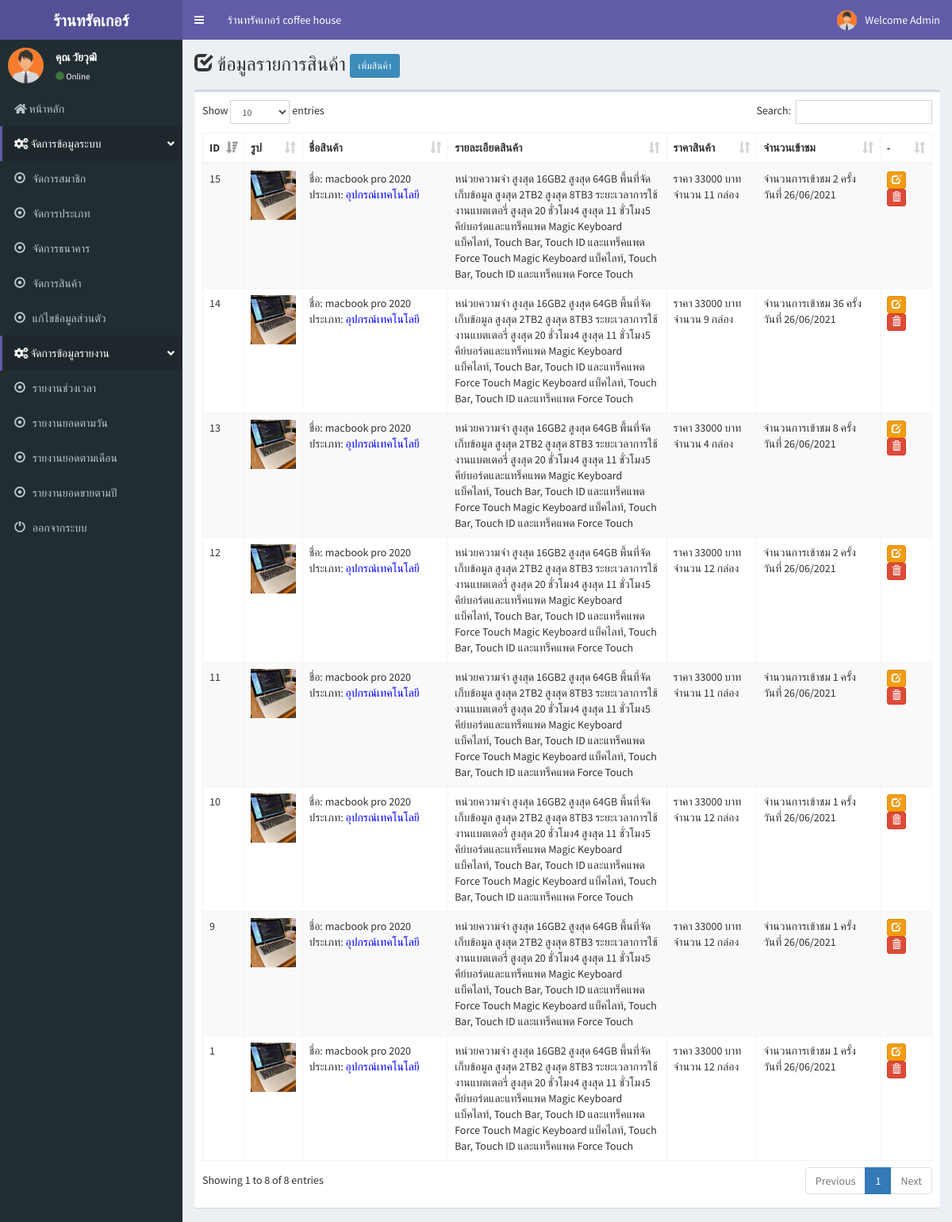
/admin/product.php (signed in), run on the app's committed database.
### tables this page shows
CREATE TABLE `tbl_member` (
  `member_id` int(11) NOT NULL,
  `m_user` varchar(20) NOT NULL,
  `m_pass` varchar(20) NOT NULL,
  `m_level` varchar(50) NOT NULL,
  `m_name` varchar(100) NOT NULL,
  `m_email` varchar(100) NOT NULL,
  `m_tel` varchar(20) NOT NULL,
  `m_address` varchar(200) NOT NULL,
  `m_img` varchar(250) NOT NULL,
  `date_save` timestamp NOT NULL DEFAULT CURRENT_TIMESTAMP
);

CREATE TABLE `tbl_product` (
  `p_id` int(11) NOT NULL,
  `p_name` varchar(200) NOT NULL,
  `type_id` int(11) NOT NULL,
  `p_detail` text NOT NULL,
  `p_img` varchar(200) NOT NULL,
  `p_price` int(11) NOT NULL,
  `p_qty` varchar(11) NOT NULL,
  `p_unit` varchar(20) NOT NULL,
  `p_view` int(10) NOT NULL DEFAULT '0',
  `datesave` timestamp NOT NULL DEFAULT CURRENT_TIMESTAMP
);

CREATE TABLE `tbl_type` (
  `type_id` int(11) NOT NULL,
  `type_name` varchar(100) NOT NULL
);

### admin/product_list.php (the view, shortened to what this page needs)
<?php
$query = "SELECT * FROM tbl_product as p
INNER JOIN tbl_type as t ON p.type_id = t.type_id
ORDER BY p.p_id DESC" or die("Error:" . mysqli_error());
$result = mysqli_query($con, $query);
echo ' <table id="example1" class="table table-bordered table-striped">';
  echo "<thead>";
    echo "<tr class=''>
      <th width='3%'  class='hidden-xs'>ID</th>
      <th width='8%' class='hidden-xs'>รูป</th>
       <th width='20%'>ชื่อสินค้า</th>
       <th width='30%' class='hidden-xs'>รายละเอียดสินค้า</th>
      <th>ราคาสินค้า</th>
       <th>จำนวนเข้าชม</th>
      <th width='7%'>-</th>
    </tr>";
  echo "</thead>";
  while($row = mysqli_fetch_array($result)) {
  echo "<tr>";
    echo "<td  class='hidden-xs'>" .$row["p_id"] .  "</td> ";
    echo "<td class='hidden-xs'>"."<img src='../p_img/".$row['p_img']."' width='100%'>"."</td>";
    echo "<td> ชื่อ: " .$row["p_name"] .
    "<br>ประเภท: <font color='blue'>".$row["type_name"] ."</font>".
      "</td class='hidden-xs'> ";
    echo "<td class='hidden-xs'>" .$row["p_detail"] ."</td> ";
       echo "<td> ราคา " .$row["p_price"] ." บาท".    "<br>จำนวน ".$row["p_qty"]." ".$row["p_unit"].
      "</td> ";
      echo "<td> จำนวนการเข้าชม " .$row["p_view"] ." ครั้ง".
    "<br>วันที่ ".date('d/m/Y',strtotime($row["datesave"])).
      "</td> ";
        echo "<td><a href='product.php?act=edit&ID=$row[p_id]' class='btn btn-warning btn-xs'><span class='glyphicon glyphicon-edit'></span></a>
        <a href='product_del_db.php?ID=$row[p_id]' onclick=\"return confirm('ยันยันการลบ')\" class='btn btn-danger btn-xs'><span class='glyphicon glyphicon-trash'></span></a>
    </td> ";
  }
echo "</table>";
?>

### admin/menutop.php (shortened to what this page needs)
<header class="main-header">
  <a href="" class="logo">
    <span class="logo-lg"><b>ร้านทรัคเกอร์
    </b></span>
  </a>
  <nav class="navbar navbar-static-top" role="navigation">
    <a href="#" class="sidebar-toggle" data-toggle="push-menu" role="button">
    </a>
    <div class="navbar-custom-menu">
      <ul class="nav navbar-nav">
         <li class="dropdown user user-menu">
              <a href="#" class="dropdown-toggle" data-toggle="dropdown">
                <img src="../m_img/<?php echo $row['m_img'];?>" width="25" height="25" class="img-circle user-image" alt="User Image">
                <span class="hidden-xs">Welcome Admin</span>
              </a>
            </li>
      </ul>
    </div>
        <div class="collapse navbar-collapse pull-left" id="navbar-collapse">
          <ul class="nav navbar-nav">
             <li><a href="index.php">ร้านทรัคเกอร์ coffee house</a></li>
              </ul>
        </div>
  </nav>
</header>

### admin/menu_l.php
 <aside class="main-sidebar">
  <section class="sidebar">
    <div class="user-panel">
      <div class="pull-left image">
        <img src="../m_img/<?php echo $m_img; ?>" class="img-circle" alt="User Image">
      </div>
      <div class="pull-left info">
        <p>คุณ <?php echo $m_name; ?></p>
        <a href="#"><i class="fa fa-circle text-success"></i> Online</a>
      </div>
    </div>
    <ul class="sidebar-menu" data-widget="tree">
        <li>
        <a href="index.php"><i class="fa fa-home"></i>
          <span> หน้าหลัก</span>
        </a>
      </li>
           <li class="active">
        <a href=""><i class="fa fa-cogs"></i> <span>จัดการข้อมูลระบบ</span>
        <span class="pull-right-container">
          <i class="fa fa-angle-down pull-right"></i>
        </span>
      </a>
    </li>
      <li>
        <a href="member.php"><i class="glyphicon glyphicon-record"></i>
          <span> จัดการสมาชิก</span>
        </a>
      </li>
      <li>
        <a href="type.php"><i class="glyphicon glyphicon-record"></i>
          <span> จัดการประเภท </span>
        </a>
      </li>
      <li>
        <li>
        <a href="bank.php"><i class="glyphicon glyphicon-record"></i>
          <span> จัดการธนาคาร </span>
        </a>
      </li>
      <li>
        <a href="product.php"><i class="glyphicon glyphicon-record"></i>
          <span> จัดการสินค้า </span>
        </a>
      </li>
        <li>
        <a href="member_profile.php"><i class="glyphicon glyphicon-record"></i>
          <span> แก้ไขข้อมูลส่วนตัว </span>
        </a>
      </li>
           <li class="active">
        <a href=""><i class="fa fa-cogs"></i> <span>จัดการข้อมูลรายงาน</span>
        <span class="pull-right-container">
          <i class="fa fa-angle-down pull-right"></i>
        </span>
      </a>
        <li>
        <a href="report.php"><i class="glyphicon glyphicon-record"></i>
          <span> รายงานช่วงเวลา </span>
        </a>
      </li>
         <li>
        <a href="report_d.php"><i class="glyphicon glyphicon-record"></i>
          <span> รายงานยอดตามวัน </span>
        </a>
      </li>
      <li>
        <a href="report_m.php"><i class="glyphicon glyphicon-record"></i>
          <span> รายงานยอดตามเดือน </span>
        </a>
      </li>
      <li>
        <a href="report_y.php"><i class="glyphicon glyphicon-record"></i>
          <span> รายงานยอดขายตามปี </span>
        </a>
      </li>
      <li>
        <a href="../logout.php" onclick="return confirm('คุณต้องการออกจากระบบหรือไม่ ?');"><i class="glyphicon glyphicon-off"></i>
          <span> ออกจากระบบ</span>
        </a>
      </li>
    </ul>
  </section>
</aside>

### data on the page
tbl_member: m_img (picture), m_name "วัยวุฒิ"
tbl_product: p_id "15", p_img (picture), p_name "macbook pro 2020", type.type_name "อุปกรณ์เทคโนโลยี", p_detail "หน่วยความจำ สูงสุด 16GB2 สูงสุด 64GB พื้นที่จัดเก็บข้อมูล สูงสุด 2TB2 สูงสุด 8TB3 ระยะเวลาการใช้งานแบตเตอรี่ สูงสุด 20 ชั่วโมง4 สูงสุด 11 ชั่วโมง5 คีย์บอร์ดและแทร็คแพด Magic Keyboard แบ็คไลท์, Touch Bar, Touch ID และแทร็คแพด Force Touch Magic Keyboard แบ็คไลท์, Touch Bar, Touch ID และแทร็คแพด Force Touch", p_price "33000", p_qty "11", p_unit "กล่อง", p_view "2", datesave "26/06/2021"
tbl_product: p_id "14", p_img (picture), p_name "macbook pro 2020", type.type_name "อุปกรณ์เทคโนโลยี", p_detail "หน่วยความจำ สูงสุด 16GB2 สูงสุด 64GB พื้นที่จัดเก็บข้อมูล สูงสุด 2TB2 สูงสุด 8TB3 ระยะเวลาการใช้งานแบตเตอรี่ สูงสุด 20 ชั่วโมง4 สูงสุด 11 ชั่วโมง5 คีย์บอร์ดและแทร็คแพด Magic Keyboard แบ็คไลท์, Touch Bar, Touch ID และแทร็คแพด Force Touch Magic Keyboard แบ็คไลท์, Touch Bar, Touch ID และแทร็คแพด Force Touch", p_price "33000", p_qty "9", p_unit "กล่อง", p_view "36", datesave "26/06/2021"
tbl_product: p_id "13", p_img (picture), p_name "macbook pro 2020", type.type_name "อุปกรณ์เทคโนโลยี", p_detail "หน่วยความจำ สูงสุด 16GB2 สูงสุด 64GB พื้นที่จัดเก็บข้อมูล สูงสุด 2TB2 สูงสุด 8TB3 ระยะเวลาการใช้งานแบตเตอรี่ สูงสุด 20 ชั่วโมง4 สูงสุด 11 ชั่วโมง5 คีย์บอร์ดและแทร็คแพด Magic Keyboard แบ็คไลท์, Touch Bar, Touch ID และแทร็คแพด Force Touch Magic Keyboard แบ็คไลท์, Touch Bar, Touch ID และแทร็คแพด Force Touch", p_price "33000", p_qty "4", p_unit "กล่อง", p_view "8", datesave "26/06/2021"
tbl_product: p_id "12", p_img (picture), p_name "macbook pro 2020", type.type_name "อุปกรณ์เทคโนโลยี", p_detail "หน่วยความจำ สูงสุด 16GB2 สูงสุด 64GB พื้นที่จัดเก็บข้อมูล สูงสุด 2TB2 สูงสุด 8TB3 ระยะเวลาการใช้งานแบตเตอรี่ สูงสุด 20 ชั่วโมง4 สูงสุด 11 ชั่วโมง5 คีย์บอร์ดและแทร็คแพด Magic Keyboard แบ็คไลท์, Touch Bar, Touch ID และแทร็คแพด Force Touch Magic Keyboard แบ็คไลท์, Touch Bar, Touch ID และแทร็คแพด Force Touch", p_price "33000", p_qty "12", p_unit "กล่อง", p_view "2", datesave "26/06/2021"
tbl_product: p_id "11", p_img (picture), p_name "macbook pro 2020", type.type_name "อุปกรณ์เทคโนโลยี", p_detail "หน่วยความจำ สูงสุด 16GB2 สูงสุด 64GB พื้นที่จัดเก็บข้อมูล สูงสุด 2TB2 สูงสุด 8TB3 ระยะเวลาการใช้งานแบตเตอรี่ สูงสุด 20 ชั่วโมง4 สูงสุด 11 ชั่วโมง5 คีย์บอร์ดและแทร็คแพด Magic Keyboard แบ็คไลท์, Touch Bar, Touch ID และแทร็คแพด Force Touch Magic Keyboard แบ็คไลท์, Touch Bar, Touch ID และแทร็คแพด Force Touch", p_price "33000", p_qty "11", p_unit "กล่อง", p_view "1", datesave "26/06/2021"
tbl_product: p_id "10", p_img (picture), p_name "macbook pro 2020", type.type_name "อุปกรณ์เทคโนโลยี", p_detail "หน่วยความจำ สูงสุด 16GB2 สูงสุด 64GB พื้นที่จัดเก็บข้อมูล สูงสุด 2TB2 สูงสุด 8TB3 ระยะเวลาการใช้งานแบตเตอรี่ สูงสุด 20 ชั่วโมง4 สูงสุด 11 ชั่วโมง5 คีย์บอร์ดและแทร็คแพด Magic Keyboard แบ็คไลท์, Touch Bar, Touch ID และแทร็คแพด Force Touch Magic Keyboard แบ็คไลท์, Touch Bar, Touch ID และแทร็คแพด Force Touch", p_price "33000", p_qty "12", p_unit "กล่อง", p_view "1", datesave "26/06/2021"
tbl_product: p_id "9", p_img (picture), p_name "macbook pro 2020", type.type_name "อุปกรณ์เทคโนโลยี", p_detail "หน่วยความจำ สูงสุด 16GB2 สูงสุด 64GB พื้นที่จัดเก็บข้อมูล สูงสุด 2TB2 สูงสุด 8TB3 ระยะเวลาการใช้งานแบตเตอรี่ สูงสุด 20 ชั่วโมง4 สูงสุด 11 ชั่วโมง5 คีย์บอร์ดและแทร็คแพด Magic Keyboard แบ็คไลท์, Touch Bar, Touch ID และแทร็คแพด Force Touch Magic Keyboard แบ็คไลท์, Touch Bar, Touch ID และแทร็คแพด Force Touch", p_price "33000", p_qty "12", p_unit "กล่อง", p_view "1", datesave "26/06/2021"
tbl_product: p_id "1", p_img (picture), p_name "macbook pro 2020", type.type_name "อุปกรณ์เทคโนโลยี", p_detail "หน่วยความจำ สูงสุด 16GB2 สูงสุด 64GB พื้นที่จัดเก็บข้อมูล สูงสุด 2TB2 สูงสุด 8TB3 ระยะเวลาการใช้งานแบตเตอรี่ สูงสุด 20 ชั่วโมง4 สูงสุด 11 ชั่วโมง5 คีย์บอร์ดและแทร็คแพด Magic Keyboard แบ็คไลท์, Touch Bar, Touch ID และแทร็คแพด Force Touch Magic Keyboard แบ็คไลท์, Touch Bar, Touch ID และแทร็คแพด Force Touch", p_price "33000", p_qty "12", p_unit "กล่อง", p_view "1", datesave "26/06/2021"
